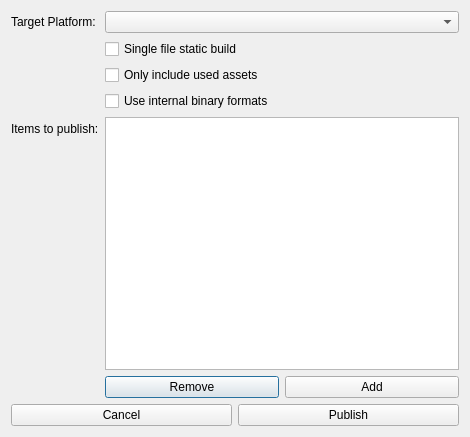
<?xml version="1.0" encoding="UTF-8"?>
<ui version="4.0">
 <class>PublishDialog</class>
 <widget class="QDialog" name="PublishDialog">
  <property name="geometry">
   <rect>
    <x>0</x>
    <y>0</y>
    <width>470</width>
    <height>437</height>
   </rect>
  </property>
  <property name="sizePolicy">
   <sizepolicy hsizetype="Fixed" vsizetype="Fixed">
    <horstretch>0</horstretch>
    <verstretch>0</verstretch>
   </sizepolicy>
  </property>
  <property name="minimumSize">
   <size>
    <width>0</width>
    <height>0</height>
   </size>
  </property>
  <property name="maximumSize">
   <size>
    <width>470</width>
    <height>437</height>
   </size>
  </property>
  <property name="windowTitle">
   <string>Publish Game</string>
  </property>
  <layout class="QVBoxLayout" name="verticalLayout">
   <item>
    <layout class="QFormLayout" name="formLayout">
     <item row="0" column="0">
      <widget class="QLabel" name="label">
       <property name="text">
        <string>Target Platform:</string>
       </property>
      </widget>
     </item>
     <item row="0" column="1">
      <widget class="QComboBox" name="comboBox"/>
     </item>
     <item row="1" column="1">
      <widget class="QCheckBox" name="checkBox">
       <property name="text">
        <string>Single file static build</string>
       </property>
      </widget>
     </item>
     <item row="2" column="1">
      <widget class="QCheckBox" name="checkBox_2">
       <property name="text">
        <string>Only include used assets</string>
       </property>
      </widget>
     </item>
     <item row="3" column="1">
      <widget class="QCheckBox" name="checkBox_3">
       <property name="text">
        <string>Use internal binary formats</string>
       </property>
      </widget>
     </item>
     <item row="5" column="0">
      <widget class="QLabel" name="label_2">
       <property name="text">
        <string>Items to publish:</string>
       </property>
      </widget>
     </item>
     <item row="5" column="1">
      <widget class="QListWidget" name="listWidget"/>
     </item>
     <item row="6" column="1">
      <layout class="QHBoxLayout" name="horizontalLayout">
       <item>
        <widget class="QPushButton" name="pushButton">
         <property name="text">
          <string>Remove</string>
         </property>
        </widget>
       </item>
       <item>
        <widget class="QPushButton" name="pushButton_2">
         <property name="text">
          <string>Add</string>
         </property>
        </widget>
       </item>
      </layout>
     </item>
    </layout>
   </item>
   <item>
    <layout class="QHBoxLayout" name="horizontalLayout_2">
     <item>
      <widget class="QPushButton" name="pushButton_3">
       <property name="text">
        <string>Cancel</string>
       </property>
      </widget>
     </item>
     <item>
      <widget class="QPushButton" name="pushButton_4">
       <property name="text">
        <string>Publish</string>
       </property>
      </widget>
     </item>
    </layout>
   </item>
  </layout>
 </widget>
 <resources/>
 <connections>
  <connection>
   <sender>pushButton_4</sender>
   <signal>clicked()</signal>
   <receiver>PublishDialog</receiver>
   <slot>accept()</slot>
   <hints>
    <hint type="sourcelabel">
     <x>335</x>
     <y>412</y>
    </hint>
    <hint type="destinationlabel">
     <x>74</x>
     <y>310</y>
    </hint>
   </hints>
  </connection>
  <connection>
   <sender>pushButton_3</sender>
   <signal>clicked()</signal>
   <receiver>PublishDialog</receiver>
   <slot>reject()</slot>
   <hints>
    <hint type="sourcelabel">
     <x>115</x>
     <y>418</y>
    </hint>
    <hint type="destinationlabel">
     <x>53</x>
     <y>343</y>
    </hint>
   </hints>
  </connection>
 </connections>
</ui>
